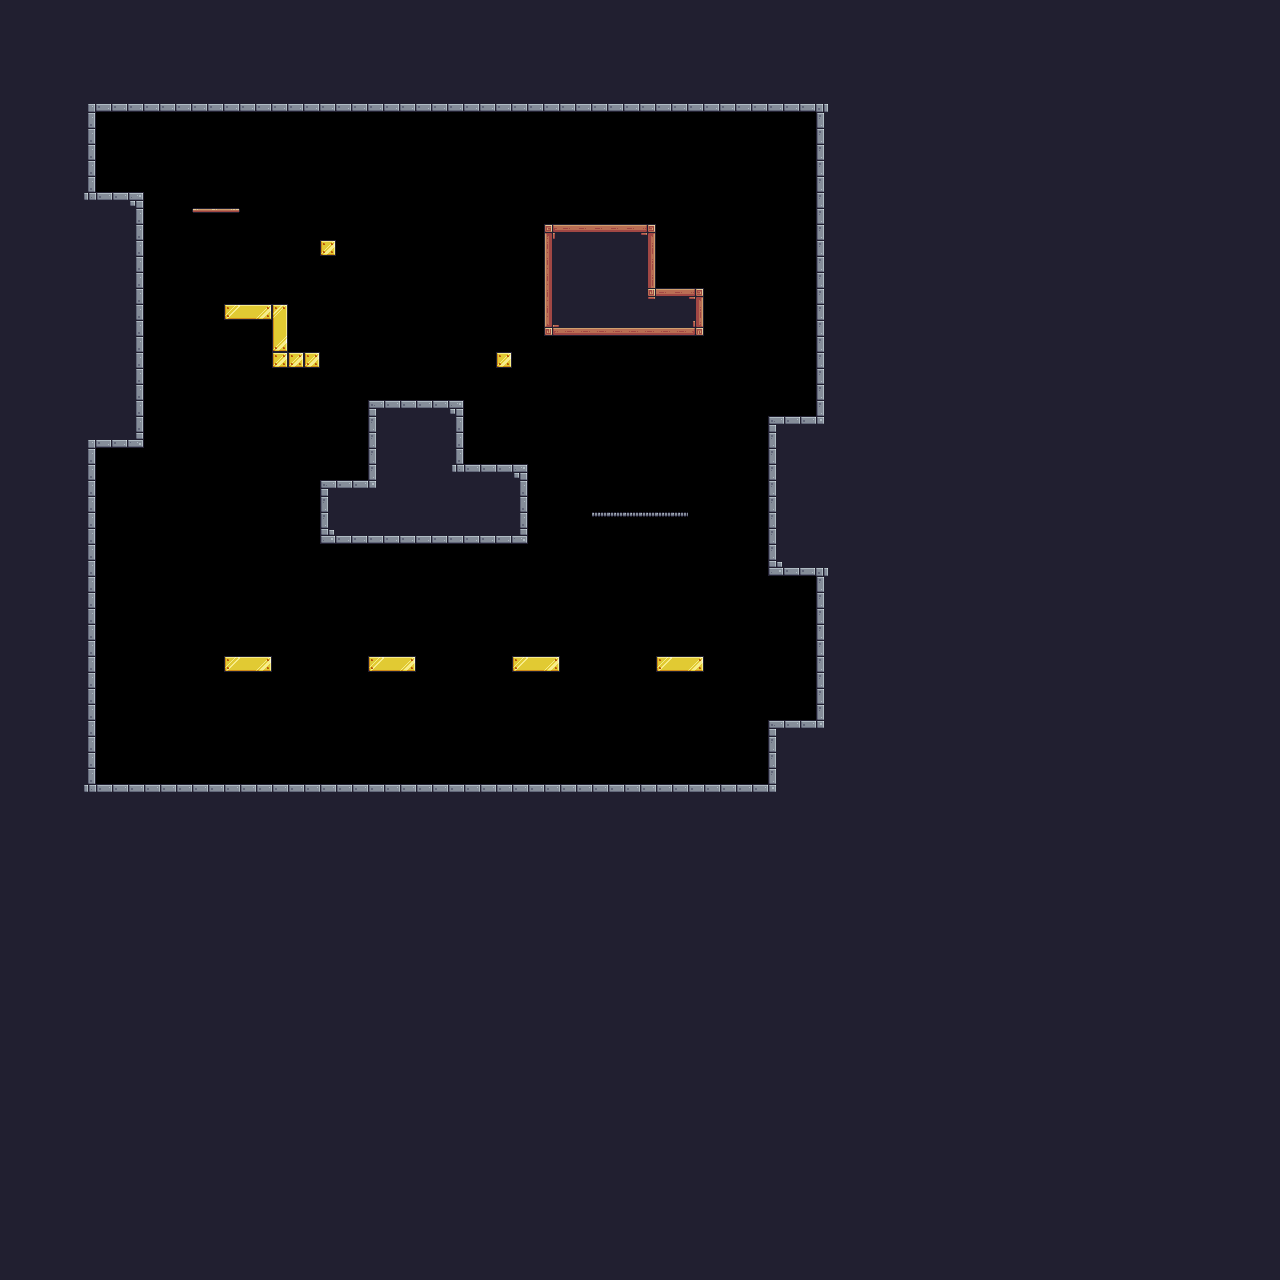

This is a level from a 2D game, rendered from its Tiled map with the project's own tilesets. A one-line summary and the map file follow, with tile-layer data summarised:
An orthogonal 80x80 tile map with 16x16 px tiles, 1 tile layer (blocks) and 37 objects.

<map version="1.2" tiledversion="1.3.3" orientation="orthogonal" renderorder="right-down" width="80" height="80" tilewidth="16" tileheight="16" infinite="0" nextlayerid="9" nextobjectid="75">
 <editorsettings>
  <export target="../src/assets/levels/level1_8.json" format="json" />
 </editorsettings>
 <tileset firstgid="1" name="TerrainTileset" tilewidth="16" tileheight="16" tilecount="242" columns="22">
  <image source="../src/assets/raw/Terrain/Terrain (16x16).png" width="352" height="176" />
 </tileset>
 <objectgroup id="5" name="player">
  <object id="13" x="128" y="573.006">
   <point />
  </object>
 </objectgroup>
 <objectgroup id="6" name="fruits">
  <object id="16" x="394.466" y="625.491">
   <properties>
    <property name="points" type="int" value="10" />
    <property name="type" value="apple" />
   </properties>
   <point />
  </object>
  <object id="47" x="251.14" y="621.454">
   <properties>
    <property name="points" type="int" value="10" />
    <property name="type" value="apple" />
   </properties>
   <point />
  </object>
  <object id="48" x="538.801" y="621.454">
   <properties>
    <property name="points" type="int" value="10" />
    <property name="type" value="apple" />
   </properties>
   <point />
  </object>
  <object id="49" x="680.109" y="622.463">
   <properties>
    <property name="points" type="int" value="10" />
    <property name="type" value="apple" />
   </properties>
   <point />
  </object>
  <object id="50" x="323.812" y="741.565">
   <properties>
    <property name="points" type="int" value="10" />
    <property name="type" value="cherries" />
   </properties>
   <point />
  </object>
  <object id="51" x="465.12" y="740.556">
   <properties>
    <property name="points" type="int" value="10" />
    <property name="type" value="cherries" />
   </properties>
   <point />
  </object>
  <object id="52" x="619.548" y="739.547">
   <properties>
    <property name="points" type="int" value="10" />
    <property name="type" value="cherries" />
   </properties>
   <point />
  </object>
  <object id="53" x="803.44" y="672">
   <properties>
    <property name="points" type="int" value="10" />
    <property name="type" value="cherries" />
   </properties>
   <point />
  </object>
  <object id="54" x="691.211" y="467.025">
   <properties>
    <property name="points" type="int" value="10" />
    <property name="type" value="orange" />
   </properties>
   <point />
  </object>
  <object id="55" x="642.763" y="401.418">
   <properties>
    <property name="points" type="int" value="10" />
    <property name="type" value="orange" />
   </properties>
   <point />
  </object>
  <object id="56" x="594.315" y="466.016">
   <properties>
    <property name="points" type="int" value="10" />
    <property name="type" value="orange" />
   </properties>
   <point />
  </object>
  <object id="57" x="497.418" y="441.792">
   <properties>
    <property name="points" type="int" value="10" />
    <property name="type" value="strawberry" />
   </properties>
   <point />
  </object>
  <object id="58" x="481.269" y="343.886">
   <properties>
    <property name="points" type="int" value="10" />
    <property name="type" value="strawberry" />
   </properties>
   <point />
  </object>
  <object id="59" x="425.755" y="250.017">
   <properties>
    <property name="points" type="int" value="10" />
    <property name="type" value="strawberry" />
   </properties>
   <point />
  </object>
  <object id="60" x="459.063" y="251.027">
   <properties>
    <property name="points" type="int" value="10" />
    <property name="type" value="strawberry" />
   </properties>
   <point />
  </object>
  <object id="61" x="388.41" y="251.027">
   <properties>
    <property name="points" type="int" value="10" />
    <property name="type" value="strawberry" />
   </properties>
   <point />
  </object>
  <object id="62" x="345.008" y="451.885">
   <properties>
    <property name="points" type="int" value="10" />
    <property name="type" value="strawberry" />
   </properties>
   <point />
  </object>
  <object id="63" x="311.7" y="333.792">
   <properties>
    <property name="points" type="int" value="10" />
    <property name="type" value="apple" />
   </properties>
   <point />
  </object>
  <object id="64" x="255.177" y="280.297">
   <properties>
    <property name="points" type="int" value="10" />
    <property name="type" value="apple" />
   </properties>
   <point />
  </object>
  <object id="65" x="219.85" y="180.373">
   <properties>
    <property name="points" type="int" value="10" />
    <property name="type" value="banana" />
   </properties>
   <point />
  </object>
  <object id="66" x="307.663" y="216.709">
   <properties>
    <property name="points" type="int" value="10" />
    <property name="type" value="banana" />
   </properties>
   <point />
  </object>
  <object id="67" x="578.165" y="204.597">
   <properties>
    <property name="points" type="int" value="10" />
    <property name="type" value="banana" />
   </properties>
   <point />
  </object>
  <object id="68" x="684.146" y="262.129">
   <properties>
    <property name="points" type="int" value="10" />
    <property name="type" value="banana" />
   </properties>
   <point />
  </object>
  <object id="69" x="794.164" y="372.147">
   <properties>
    <property name="points" type="int" value="10" />
    <property name="type" value="banana" />
   </properties>
   <point />
  </object>
 </objectgroup>
 <objectgroup id="7" name="spikes">
  <object id="43" x="484.297" y="687.061">
   <point />
  </object>
  <object id="70" x="418.69" y="371.138">
   <point />
  </object>
  <object id="71" x="628.632" y="204.597">
   <point />
  </object>
  <object id="72" x="189.57" y="652.743">
   <point />
  </object>
 </objectgroup>
 <objectgroup id="3" name="checkpoint">
  <object id="9" x="131.44" y="144">
   <point />
  </object>
 </objectgroup>
 <objectgroup id="8" name="bottomLine">
  <object id="73" x="224.945" y="824.16" width="376.185" height="50.7323" />
 </objectgroup>
 <objectgroup id="2" name="boxes">
  <object id="1" gid="159" x="572.184" y="676.893" width="16" height="16" />
  <object id="2" gid="159" x="573.193" y="677.902" width="16" height="16" />
  <object id="3" gid="159" x="573.193" y="677.902" width="16" height="16" />
  <object id="5" gid="159" x="226.99" y="708.182" width="16" height="16" />
  <object id="6" gid="159" x="196.71" y="695.061" width="16" height="16" />
  <object id="7" gid="159" x="216.897" y="703.136" width="16" height="16" />
 </objectgroup>
 <layer id="1" name="blocks" width="80" height="80">
  <data>[6400 cells, 4776 non-empty, 34 distinct tile ids]</data>
 </layer>
</map>
